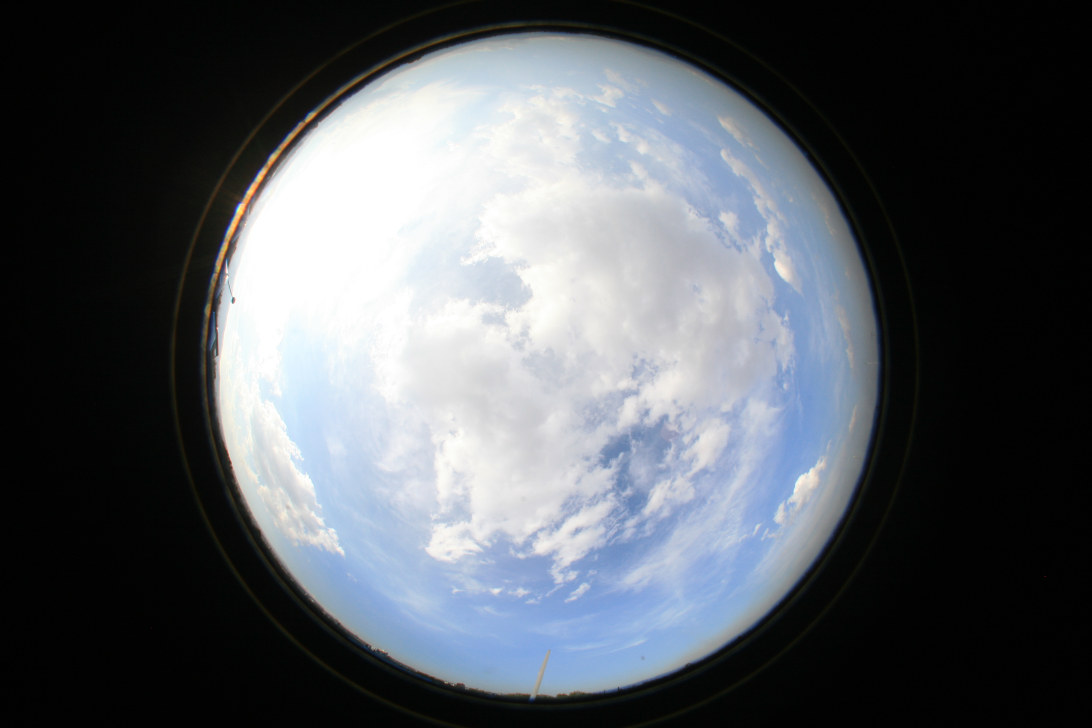
#> input picture resources/nube.jpg, 4368 x 2912 px, found by its file name (shown at 1/4 size)
$ python prueba3.py
#> lines starting #> are read from the running program, lines starting #| are printed output that depends on the picture
from skimage import io, filters, feature
from matplotlib import pyplot as plt
from skimage.color import rgb2gray
import cv2
import numpy as np

img = cv2.imread('./resources/nube.jpg')
#> img is the input picture: shape (2912, 4368, 3); mean B, G, R 97.1, 91.9, 86.9

# Recortar la imagen
coord_x = int(img.shape[1]/2)
#> coord_x = 2184
coord_y = int(img.shape[0]/2)
#> coord_y = 1456
radius  = 1324
imageOut = img[coord_y-radius:coord_y+radius, coord_x-radius:coord_x+radius]
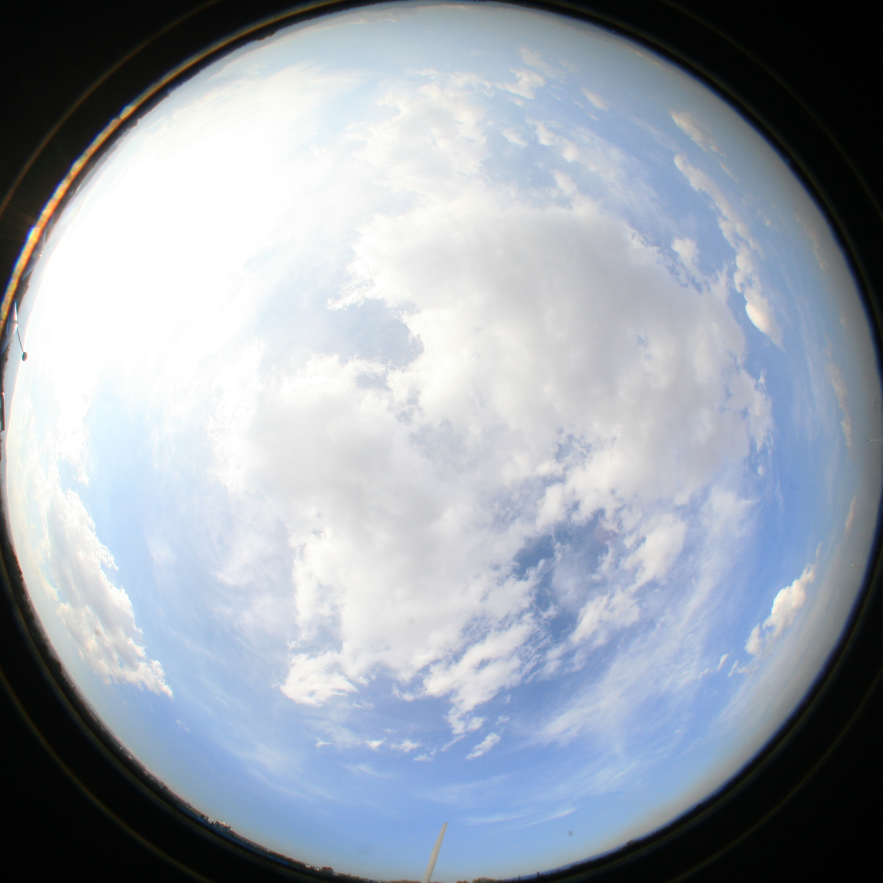
#> imageOut: shape (2648, 2648, 3) (shown at 1/3 size); mean B, G, R 173.6, 163.1, 155


# Rescalar la imagen

#percent by which the image is resized
scale_percent = 20
#calculate the 50 percent of original dimensions
width = int(imageOut.shape[1] * scale_percent / 120)
#> width = 441
height = int(imageOut.shape[0] * scale_percent / 120)
#> height = 441
# dsize
dsize = (width, height)
#> dsize = (441, 441)
# resize image
img = cv2.resize(imageOut, dsize)
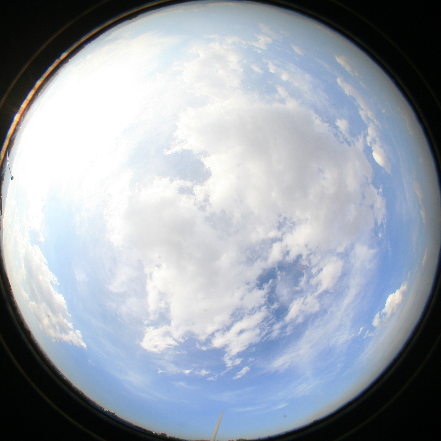
#> img: shape (441, 441, 3); mean B, G, R 173.4, 163, 154.9

# Para convertir a escala de grises:

img = cv2.cvtColor(img, cv2.COLOR_BGR2GRAY)
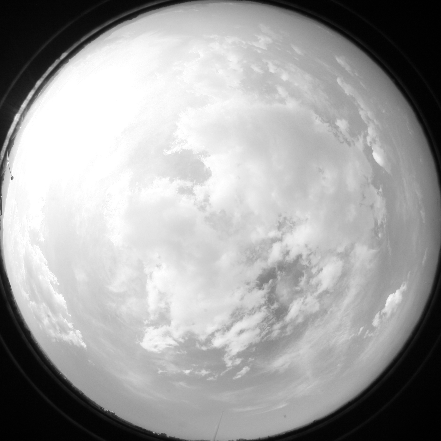
#> img: shape (441, 441); min 0, max 255, mean 161.8

# [7 lines of commented-out code are left out]

canny_edge = cv2.Canny(img, 30, 180)
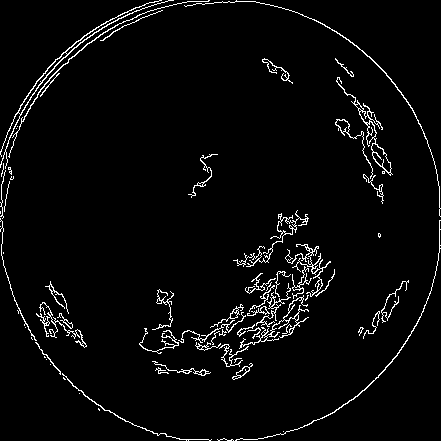
#> canny_edge: shape (441, 441); 3.6% white in thin lines or dots
sigma = 0.3
median = np.median(img)
#> median = 186
lower = int(max(0, (1.0-sigma) * median))
#> lower = 130
upper = int(min(255, (1.0+sigma) * median))
#> upper = 241
auto_canny = cv2.Canny(img, lower, upper)
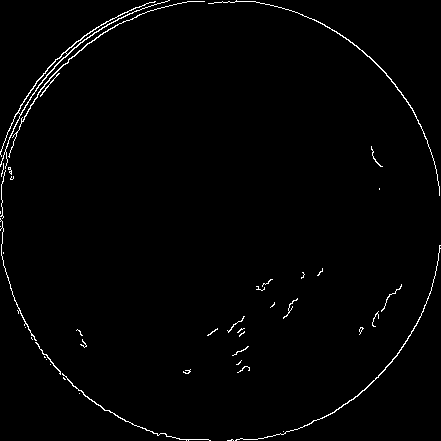
#> auto_canny: shape (441, 441); 1.4% white in thin lines or dots

cv2.imshow("Original", img)
cv2.imshow("Canny", canny_edge)
cv2.waitKey(0)
cv2.destroyAllWindows()
